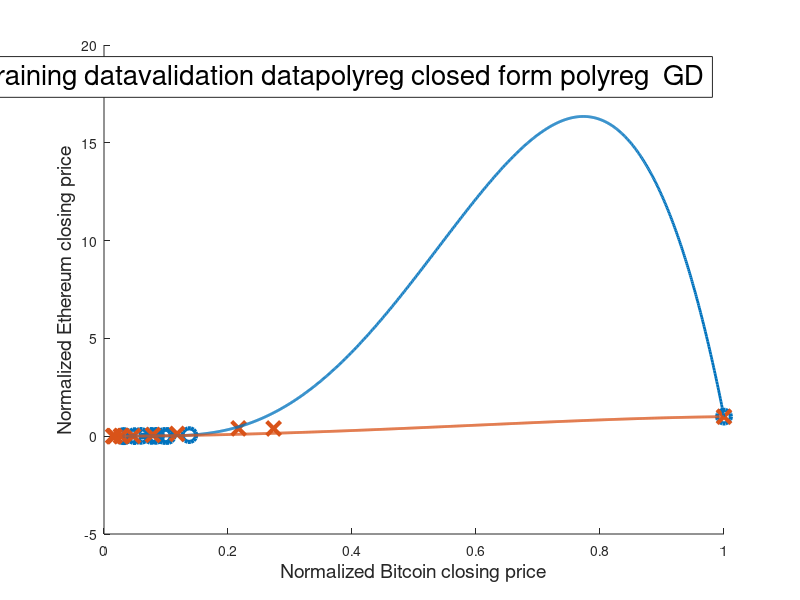

MATLAB code for this plot:
clear all; 
close all; 

%% read in the raw data from csv file
X = csvread('BTCETHClosing.csv') ; 
[N d] = size(X); 

%% randomly choose N_train data points as training set
N_train=10; 
indices = randperm(N);   % randomly permute the data point indices 1,..,N
X_train = X(indices(1:N_train),:) ; 

%% random choose N_val data points as validation set
N_val = 11;  
indices = randperm(N);  % randomly permute the data point indices 1,..,N
X_val = X(indices(1:N_val),:) ; 


% extract labels and features of training data 
x=X_train(:,1) ; % features of data points in trainig set
x=x/max(x);      % normalize features

y=X_train(:,2) ; % label of data points in training set
y=y/max(y);      % normalize labels

% extract labels and features of validation data 

x_val=X_val(:,1) ; % features of data points in validation set
x_val=x_val/max(x_val);    % normalize features

y_val=X_val(:,2) ; % label of data points in validation set
y_val=y_val/max(y_val); % normalize labels

%%%%%%%%
% polynomial regression with squared error loss
%%%%%%%%%%
max_degree = 4;
d = max_degree+1 ; % number of coefficients for x^0,x^1,...x^{max_degree}


%%% construct the feature matrix X_poly over training set for polynomial regression
X_poly =zeros(N_train,d)  ;
for iter_degree=1:d
    X_poly (:,iter_degree) = x.^(iter_degree-1) ; % add new feature x^(iter_degree-1)
end
X_poly(:,1)=ones(N_train,1); % set first feature to x^0 = 1 

%%% construct feature matrix for many possible feature values 
x_grid = linspace(min(x),max(x),1000); 
X_poly_grid =ones(1000,d)  ;
for iter_degree=1:d
    X_poly_grid (:,iter_degree) = x_grid.^(iter_degree-1) ; % add new feature x^(iter_degree-1)
end
X_poly_grid(:,1)=ones(1000,1);  % set first feature to x^0 = 1


%% compute optimal weight vector using closed-form
w_poly =  pinv(X_poly'*(X_poly) )*(X_poly')*y ; 
%% compute predicted labels using weight vector 
y_hat_poly = X_poly_grid * w_poly;

%% now use gradient descent to compute (approx.) the optimal weight vector 
w_GD = zeros(d,1);
NUM_ITER=1000000; 
logobj=zeros(NUM_ITER,1);

for iter_GD=1:NUM_ITER
    tmp = w_GD + (1/(2*N_train)) *(X_poly')* (y- X_poly*w_GD); 
    logobj(iter_GD) = norm(y- X_poly*w_GD); 
    w_GD=tmp;
end

%% cmopute predicted labels using weight vector produced by gradient descent
y_hat_GD =  X_poly_grid * w_GD;


%% scatter plot of training data
training=scatter(x,y,100,'LineWidth',3); 
hold on; 
%% add scatter plot of validation data
validation = scatter(x_val,y_val,100,'x','LineWidth',3) ; 


%% add predictions obtained from close-form solution for poly. reg.
closeform=plot(x_grid,y_hat_poly,'LineWidth',2); 
%% add predictinos obtained from poly.reg. with gradient descent
GDpred=plot(x_grid,y_hat_GD,'LineWidth',2); 

%% add labels of axis and the legend
xlabel("Normalized Bitcoin closing price",'FontSize',14); 
ylabel("Normalized Ethereum closing price",'FontSize',14); 
legend([training,validation,closeform,GDpred], ["training data","validation data","polyreg closed form ", "polyreg  GD"],'FontSize',20);